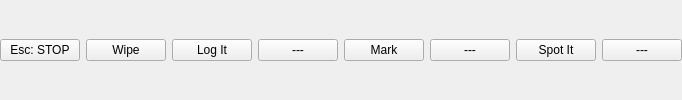
           <widget class="QFrame" name="Command_Buttons">
            <property name="autoFillBackground">
             <bool>false</bool>
            </property>
            <layout class="QHBoxLayout" name="ButtonRow3">
             <property name="leftMargin">
              <number>0</number>
             </property>
             <property name="topMargin">
              <number>0</number>
             </property>
             <property name="rightMargin">
              <number>0</number>
             </property>
             <property name="bottomMargin">
              <number>0</number>
             </property>
             <item>
              <widget class="QPushButton" name="esc_stop">
               <property name="focusPolicy">
                <enum>Qt::NoFocus</enum>
               </property>
               <property name="text">
                <string>Esc: STOP</string>
               </property>
              </widget>
             </item>
             <item>
              <widget class="QPushButton" name="wipe">
               <property name="focusPolicy">
                <enum>Qt::NoFocus</enum>
               </property>
               <property name="text">
                <string>Wipe</string>
               </property>
              </widget>
             </item>
             <item>
              <widget class="QPushButton" name="log_it">
               <property name="focusPolicy">
                <enum>Qt::NoFocus</enum>
               </property>
               <property name="text">
                <string>Log It</string>
               </property>
              </widget>
             </item>
             <item>
              <widget class="QPushButton" name="edit">
               <property name="focusPolicy">
                <enum>Qt::NoFocus</enum>
               </property>
               <property name="text">
                <string>---</string>
               </property>
              </widget>
             </item>
             <item>
              <widget class="QPushButton" name="mark">
               <property name="focusPolicy">
                <enum>Qt::NoFocus</enum>
               </property>
               <property name="text">
                <string>Mark</string>
               </property>
              </widget>
             </item>
             <item>
              <widget class="QPushButton" name="store">
               <property name="focusPolicy">
                <enum>Qt::NoFocus</enum>
               </property>
               <property name="text">
                <string>---</string>
               </property>
              </widget>
             </item>
             <item>
              <widget class="QPushButton" name="spot_it">
               <property name="focusPolicy">
                <enum>Qt::NoFocus</enum>
               </property>
               <property name="text">
                <string>Spot It</string>
               </property>
              </widget>
             </item>
             <item>
              <widget class="QPushButton" name="qrz">
               <property name="focusPolicy">
                <enum>Qt::NoFocus</enum>
               </property>
               <property name="text">
                <string>---</string>
               </property>
              </widget>
             </item>
            </layout>
           </widget>
